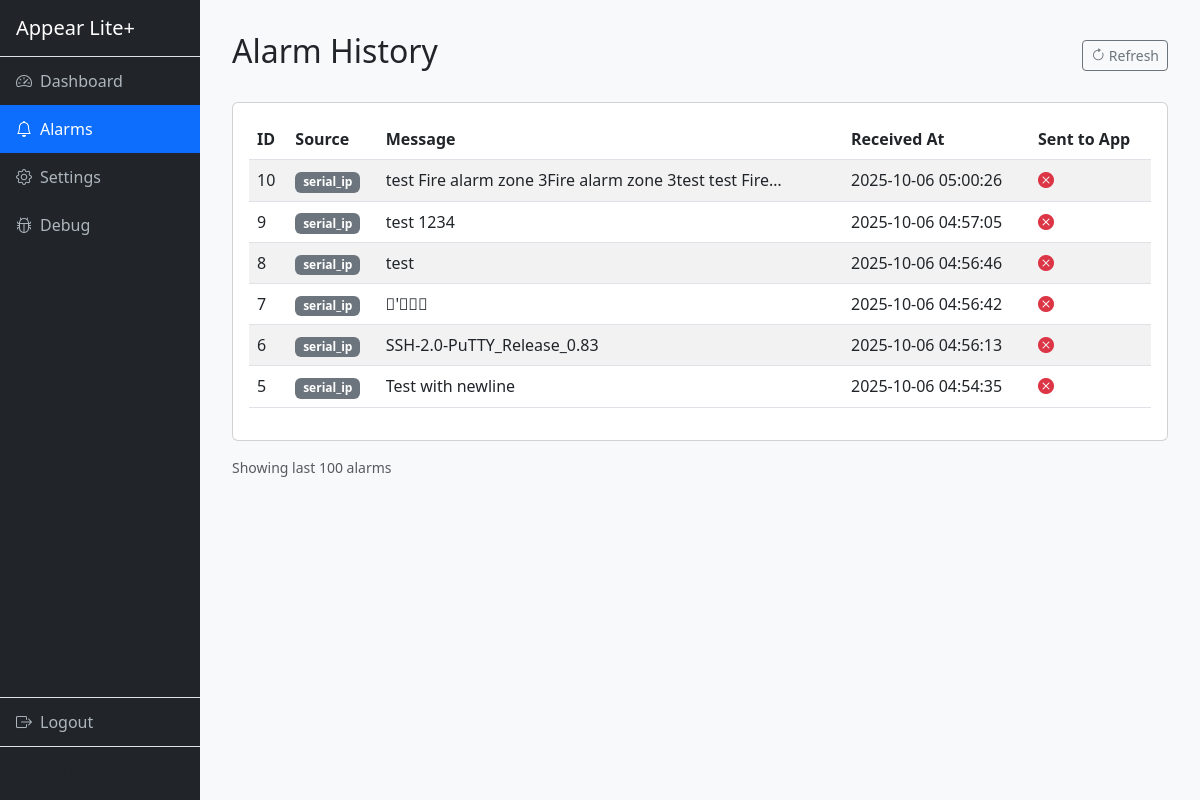
/alarms (signed in), run on the app's committed database.
### tables this page shows
CREATE TABLE alarms (
                id INTEGER PRIMARY KEY AUTOINCREMENT,
                source TEXT NOT NULL,
                message TEXT NOT NULL,
                raw_data TEXT,
                received_at TIMESTAMP DEFAULT CURRENT_TIMESTAMP,
                processed BOOLEAN DEFAULT 0,
                sent_to_app BOOLEAN DEFAULT 0
            );

### src/app.py (the view)
@app.route('/alarms')
@login_required
def alarms():
    recent_alarms = db.get_recent_alarms(limit=100)
    return render_template('alarms.html', alarms=recent_alarms, user=session['user'])

### src/app.py (called while the page is built)
def login_required(f):
    @wraps(f)
    def decorated_function(*args, **kwargs):
        if 'user' not in session:
            return redirect(url_for('login'))
        return f(*args, **kwargs)
    return decorated_function

### src/database/db.py (called while the page is built)
    def get_connection(self):
        conn = sqlite3.connect(self.db_path)
        conn.row_factory = sqlite3.Row
        return conn

    def get_recent_alarms(self, limit=100):
        conn = self.get_connection()
        cursor = conn.cursor()
        cursor.execute('''
            SELECT * FROM alarms
            ORDER BY received_at DESC
            LIMIT ?
        ''', (limit,))
        alarms = cursor.fetchall()
        conn.close()
        return alarms

### src/templates/alarms.html (shortened to what this page needs)
{% extends "base.html" %}
{% block content %}
<div class="d-flex justify-content-between align-items-center mb-4">
    <h2>Alarm History</h2>
    <button class="btn btn-sm btn-outline-secondary" onclick="location.reload()">
        <i class="bi bi-arrow-clockwise"></i> Refresh
    </button>
</div>
<div class="card">
    <div class="card-body">
        <div class="table-responsive">
            <table class="table table-striped table-hover">
                <thead>
                    <tr>
                        <th>ID</th>
                        <th>Source</th>
                        <th>Message</th>
                        <th>Received At</th>
                        <th>Sent to App</th>
                    </tr>
                </thead>
                <tbody>
                    {% if alarms %}
                        {% for alarm in alarms %}
                        <tr>
                            <td>{{ alarm.id }}</td>
                            <td>
                                {% if alarm.source == 'serial' %}
                                    <span class="badge bg-primary">Serial</span>
                                {% elif alarm.source == 'tap' %}
                                    <span class="badge bg-info">TAP</span>
                                {% else %}
                                    <span class="badge bg-secondary">{{ alarm.source }}</span>
                                {% endif %}
                            </td>
                            <td>
                                <div class="text-truncate" style="max-width: 400px;" title="{{ alarm.message }}">
                                    {{ alarm.message }}
                                </div>
                            </td>
                            <td>{{ alarm.received_at }}</td>
                            <td>
                                {% if alarm.sent_to_app %}
                                    <i class="bi bi-check-circle-fill text-success"></i>
                                {% else %}
                                    <i class="bi bi-x-circle-fill text-danger"></i>
                                {% endif %}
                            </td>
                        </tr>
                        {% endfor %}
                    {% else %}
                        <tr>
                            <td colspan="5" class="text-center text-muted">No alarms received yet</td>
                        </tr>
                    {% endif %}
                </tbody>
            </table>
        </div>
    </div>
</div>
<div class="mt-3 text-muted small">
    Showing last 100 alarms
</div>
{% endblock %}

### src/templates/base.html (shortened to what this page needs)
<!DOCTYPE html>
<html lang="en">
<head>
    <link href="https://cdn.jsdelivr.net/npm/bootstrap@5.3.0/dist/css/bootstrap.min.css" rel="stylesheet">
    <link rel="stylesheet" href="https://cdn.jsdelivr.net/npm/bootstrap-icons@1.11.0/font/bootstrap-icons.css">
</head>
<body>
    {% if user %}
    <div class="container-fluid">
        <div class="row">
            <nav class="col-md-2 d-md-block sidebar p-0">
                <div class="position-sticky" style="height: 100vh; display: flex; flex-direction: column;">
                    <div class="p-3 text-white border-bottom">
                        <h5 class="mb-0">Appear Lite+</h5>
                    </div>
                    <ul class="nav flex-column flex-grow-1">
                        <li class="nav-item">
                            <a class="nav-link {% if request.path == '/dashboard' %}active{% endif %}" href="/dashboard">
                                <i class="bi bi-speedometer2 me-2"></i>Dashboard
                            </a>
                        </li>
                        <li class="nav-item">
                            <a class="nav-link {% if request.path == '/alarms' %}active{% endif %}" href="/alarms">
                                <i class="bi bi-bell me-2"></i>Alarms
                            </a>
                        </li>
                        <li class="nav-item">
                            <a class="nav-link {% if request.path == '/settings' %}active{% endif %}" href="/settings">
                                <i class="bi bi-gear me-2"></i>Settings
                            </a>
                        </li>
                        <li class="nav-item">
                            <a class="nav-link {% if request.path == '/debug' %}active{% endif %}" href="/debug">
                                <i class="bi bi-bug me-2"></i>Debug
                            </a>
                        </li>
                    </ul>
                    <div class="border-top">
                        <a class="nav-link" href="/logout">
                            <i class="bi bi-box-arrow-right me-2"></i>Logout
                        </a>
                    </div>
                    <div class="p-3 text-muted small border-top">
                    </div>
                </div>
            </nav>
            <main class="col-md-10 ms-sm-auto content">
                {% block content %}{% endblock %}
            </main>
        </div>
    </div>
    {% else %}
    {% block full_content %}{% endblock %}
    {% endif %}
</body>
</html>

### src/templates/base.html (style rules this page uses)
body { min-height: 100vh; background-color: #f8f9fa; }
.sidebar { min-height: 100vh; background-color: #212529; }
.sidebar .nav-link { color: #adb5bd; padding: 0.75rem 1rem; }
.sidebar .nav-link.active { color: #fff; background-color: #0d6efd; }
.content { padding: 2rem; }

### data on the page
alarms: id "10", source "serial_ip", message "test Fire alarm zone 3Fire alarm zone 3test test Fire…", received_at "2025-10-06 05:00:26", sent_to_app False (drawn)
alarms: id "9", source "serial_ip", message "test 1234", received_at "2025-10-06 04:57:05", sent_to_app False (drawn)
alarms: id "8", source "serial_ip", message "test", received_at "2025-10-06 04:56:46", sent_to_app False (drawn)
alarms: id "7", source "serial_ip", message "\u0018'\u0001\u0003\u0003", received_at "2025-10-06 04:56:42", sent_to_app False (drawn)
alarms: id "6", source "serial_ip", message "SSH-2.0-PuTTY_Release_0.83", received_at "2025-10-06 04:56:13", sent_to_app False (drawn)
alarms: id "5", source "serial_ip", message "Test with newline", received_at "2025-10-06 04:54:35", sent_to_app False (drawn)
